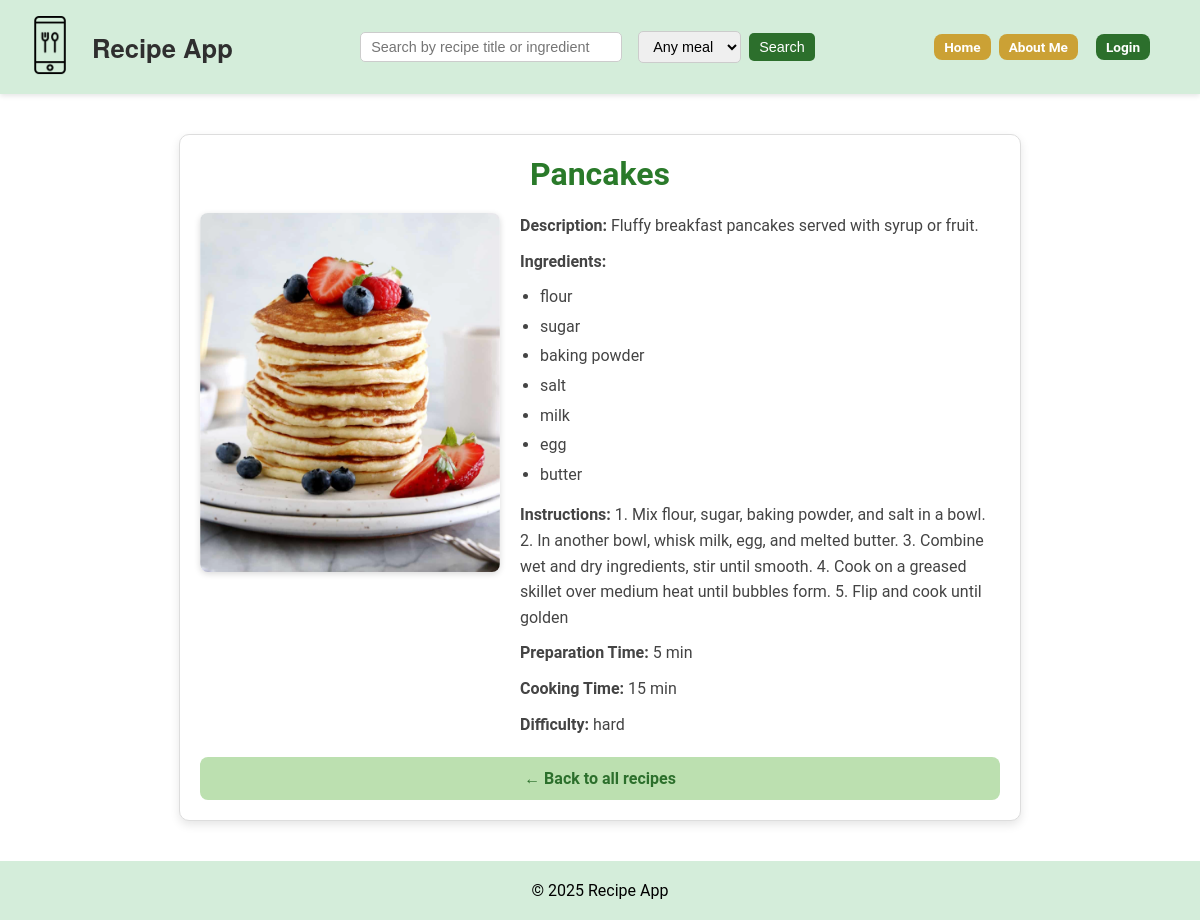
The app's page /recipes/3/ with its own data.
### recipes/models.py (models this page shows, shortened)
class Recipe(models.Model):
    MEAL_TYPE_CHOICES = [
        ("breakfast", "Breakfast"),
        ("lunch", "Lunch"),
        ("dinner", "Dinner"),
        ("snack", "Snack"),
        ("drink", "Drink"),
        ("dessert", "Dessert"),
    ]
    name = models.CharField(max_length=50)
    description = models.TextField(
        blank=True,
        help_text="Short description of the recipe"
    )
    instructions = models.TextField(
        blank=True,
        help_text="Step-by-step cooking instructions"
    )
    ingredients = models.TextField(
        help_text="Comma-separated list of ingredients"
    )
    prep_time = models.PositiveIntegerField(
        help_text="Preparation time in minutes",
        default=5
    )
    cooking_time = models.PositiveIntegerField(
        help_text="Cooking time in minutes"
    )
    difficulty = models.CharField(
        max_length=20,
        blank=True,
        help_text="Automatically calculated when saving"
    )
    meal_type = models.CharField(
        max_length=20,
        choices=MEAL_TYPE_CHOICES,
        default="dinner"
    )
    pic = models.CharField(
    max_length=100,
    default="no_picture.jpg",
    help_text="Filename of the recipe image in static/recipes/images/"
)
    created_by = models.ForeignKey(
        User,
        on_delete=models.CASCADE,
        null=True,      # allows NULL for legacy rows
        blank=True,     # allows blank in forms
        related_name="recipes_created"
    )

### recipes/views.py (the view)
# urls.py: path("<int:pk>/", RecipeDetailView.as_view(), name="recipe_detail"),
class RecipeDetailView(DetailView):
    model = Recipe
    template_name = "recipes/details.html"
    context_object_name = "recipe"
    def get_context_data(self, **kwargs):
        context = super().get_context_data(**kwargs)
        recipe = context["recipe"]
        if recipe.ingredients:
            context["ingredients_list"] = [i.strip() for i in recipe.ingredients.split(",")]
        else:
            context["ingredients_list"] = []
        return context

### recipes/templates/recipes/details.html
{% extends "base.html" %}
{% load static %}
{% block content %}
<div class="recipe-detail-card" role="main" aria-labelledby="recipe-title">
    <h1 id="recipe-title">{{ recipe.name }}</h1>
    <div class="recipe-detail-content">
        {% if recipe.pic %}
        {% load static %}
        {% load static %}
        <img src="{% static '' %}{{ recipe.pic }}" alt="{{ recipe.name }}" class="recipe-detail-image">
        {% endif %}
        <div class="recipe-detail-info">
            {% if recipe.description %}
            <p><strong>Description:</strong> {{ recipe.description }}</p>
            {% endif %}
            {% if recipe.ingredients %}
            <p><strong>Ingredients:</strong></p>
            <ul class="ingredients-list">
                {% for item in ingredients_list %}
                <li>{{ item }}</li>
                {% endfor %}
            </ul>
            {% endif %}
            {% if recipe.instructions %}
            <p><strong>Instructions:</strong> {{ recipe.instructions }}</p>
            {% endif %}
            <p><strong>Preparation Time:</strong> {{ recipe.prep_time }} min</p>
            <p><strong>Cooking Time:</strong> {{ recipe.cooking_time }} min</p>
            <p><strong>Difficulty:</strong> {{ recipe.difficulty }}</p>
        </div>
    </div>
    <a href="{% url 'recipes:recipe_list' %}" class="btn btn-back" aria-label="Back to all recipes">← Back to all
        recipes</a>
</div>
{% endblock %}

### recipes/static/recipes/css/styles.css (style rules this page uses)
body, h1, h2, h3, p, a { font-family: 'Roboto', sans-serif; margin: 0; padding: 0; }
a { text-decoration: none; color: #2c6f2c; font-weight: bold; }
.recipe-detail-card { max-width: 800px; margin: 40px auto; padding: 20px; background: #fff; border: 1px solid #ddd; border-radius: 10px; box-shadow: 0 4px 10px rgba(0,0,0,0.1); }
.recipe-detail-card h1 { font-size: 2rem; margin-bottom: 20px; color: #2a7a2a; text-align: center; }
.recipe-detail-content { display: flex; flex-wrap: wrap; gap: 20px; align-items: flex-start; }
.recipe-detail-image { max-width: 300px; border-radius: 8px; box-shadow: 0 2px 6px rgba(0,0,0,0.15); }
.recipe-detail-info { flex: 1; font-size: 1rem; color: #444; line-height: 1.6; }
.recipe-detail-info p { margin-bottom: 10px; }
.recipe-detail-info ul.ingredients-list { list-style-type: disc; margin: 5px 0 15px 20px; padding-left: 0; }
.recipe-detail-info ul.ingredients-list li { margin-bottom: 4px; }
.btn { display: inline-flex; align-items: center; justify-content: center; padding: 10px 18px; height: auto; border-radius: 8px; font-weight: bold; font-size: 1rem; text-decoration: none; border: none; cursor: pointer; transition: background-color 0.2s ease, transform 0.1s ease; }
.btn-back { width: 100%; padding: 12px; font-size: 1rem; display: inline-flex; align-items: center; justify-content: center; text-align: center; box-sizing: border-box; margin-top: 10px; background-color: #bce0b0; }

### records on screen
Recipe: name "Pancakes", pic (picture), description "Fluffy breakfast pancakes served with syrup or fruit.", instructions "1. Mix flour, sugar, baking powder, and salt in a bowl. 2. In another bowl, whisk milk, egg, and melted butter. 3. Combine wet and dry ingredients, stir until smooth. 4. Cook on a greased skillet over medium heat until bubbles form. 5. Flip and cook until golden", prep_time "5", cooking_time "15", difficulty "hard"

### other values on screen
{{ item }} "flour" "sugar" "baking powder" "salt" "milk" "egg" "butter"
